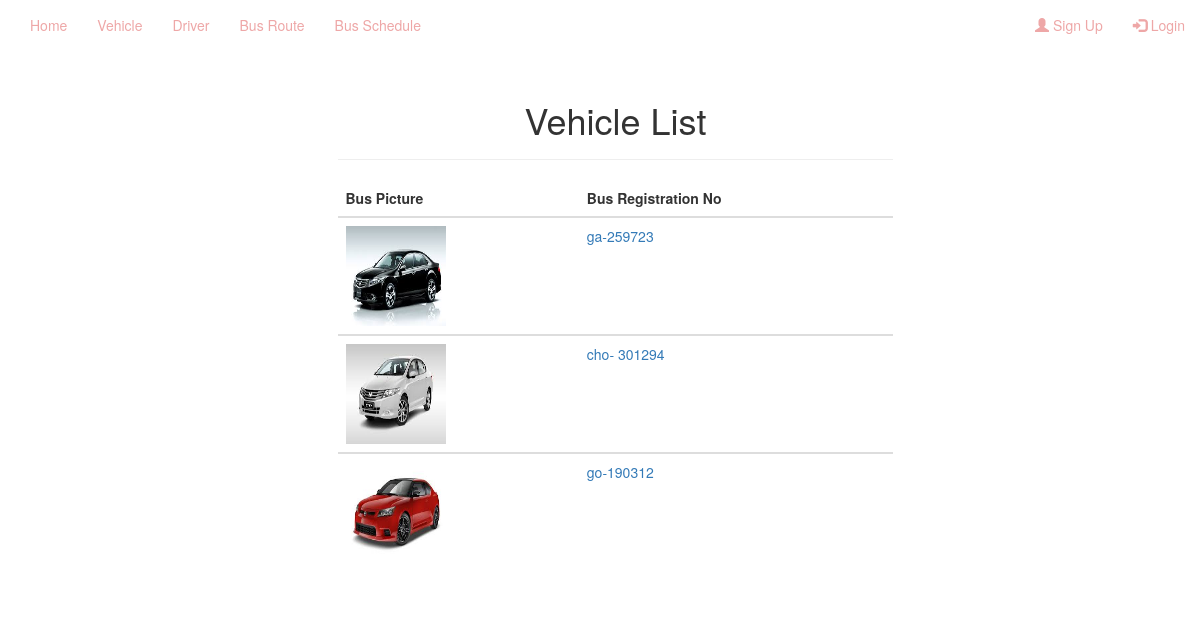
/buslist.php, run on the app's committed database.
### tables this page shows
CREATE TABLE `vehicle` (
  `veh_id` int(11) NOT NULL,
  `veh_reg` varchar(100) NOT NULL,
  `veh_type` varchar(20) NOT NULL,
  `chesisno` varchar(100) NOT NULL,
  `brand` varchar(100) NOT NULL,
  `veh_color` varchar(100) NOT NULL,
  `veh_regdate` varchar(100) NOT NULL,
  `veh_description` varchar(255) NOT NULL,
  `veh_photo` varchar(255) NOT NULL,
  `veh_available` int(11) NOT NULL
);

### buslist.php (the view, shortened to what this page needs)
<?php
$connection = mysqli_connect("begl9q2aqo2yag9pw4jb-mysql.services.clever-cloud.com", "ubeptibrepcuncym", "NGuqOFbgyHyLwhJC67JL", "begl9q2aqo2yag9pw4jb");
$sql = "SELECT * FROM `vehicle`";
$res = mysqli_query($connection, $sql);
?>
<!DOCTYPE html>
<html lang="en">
<head>
    <link rel="stylesheet" href="https://maxcdn.bootstrapcdn.com/bootstrap/3.3.7/css/bootstrap.min.css">
    <link rel="stylesheet" href="animate.css">
    <link rel="stylesheet" href="style.css">
</head>
<body>
    <div id="myDiv">
        <?php include 'navbar.php'; ?>
        <br><br><br>
        <div class="container">
            <?php
            if (mysqli_num_rows($res) > 0) { ?>
                <div class="container">
                    <div class="row">
                        <div class="col-md-3"></div>
                        <div class="col-md-6 foo">
                            <div class="page-header">
                                <h1 class="animated bounceIn" style="text-align: center;">Vehicle List</h1>
                            </div>
                            <table class="table">
                                <thead>
                                    <th>Bus Picture</th>
                                    <th>Bus Registration No</th>
                                </thead>
                                <?php while ($row = mysqli_fetch_assoc($res)) {  ?>
                                    <tbody>
                                        <tr>
                                            <td><img height="100px" width="100px" src="vehicle picture/<?php echo $row["veh_photo"]; ?>" alt="dp"></td>
                                            <td><a href="busprofile.php?busid=<?php echo $row["veh_id"]; ?>"> <?php echo $row["veh_reg"] ?></a></td>
                                        </tr>
                                    </tbody>
                            <?php }
                            } ?>
                            </table>
                        </div>
                        <div class="col-md-3"></div>
                    </div>
                </div>
        </div>
    </div>
</body>
</html>

### navbar.php (shortened to what this page needs)
<?php
    if(isset($_SESSION['username'])==false) {
?>
  <div class="container">
         <nav class="navbar navbar-inverse navbar-fixed-top gabanav">
          <div class="container-fluid">
            <div class="collapse navbar-collapse" id="myNavbar">
              <ul class="nav navbar-nav gabali">
                <li><a href="index.php">Home</a></li>
                <li><a href="buslist.php">Vehicle</a></li>
                <li><a href="driverlist.php">Driver</a></li>
                <li><a href="route.php">Bus Route</a></li>
                <li><a href="schedule.php">Bus Schedule</a></li>
              </ul>
              <ul class="nav navbar-nav navbar-right">
                <li><a href="signup.php"><span class="glyphicon glyphicon-user"></span> Sign Up</a></li>
                <li><a href="login.php"><span class="glyphicon glyphicon-log-in"></span> Login</a></li>
              </ul>
            </div>
            </div>
        </nav>
  </div>
    <?php } ?>

### style.css (style rules this page uses)
.gabanav { background-color: rgba(0, 0, 0, 0); border: 0px; }
.navbar-inverse .navbar-nav>li>a { color: #eea7a7; }

### data on the page
vehicle: veh_photo (picture), veh_reg "ga-259723"
vehicle: veh_photo (picture), veh_reg "cho- 301294"
vehicle: veh_photo (picture), veh_reg "go-190312"
